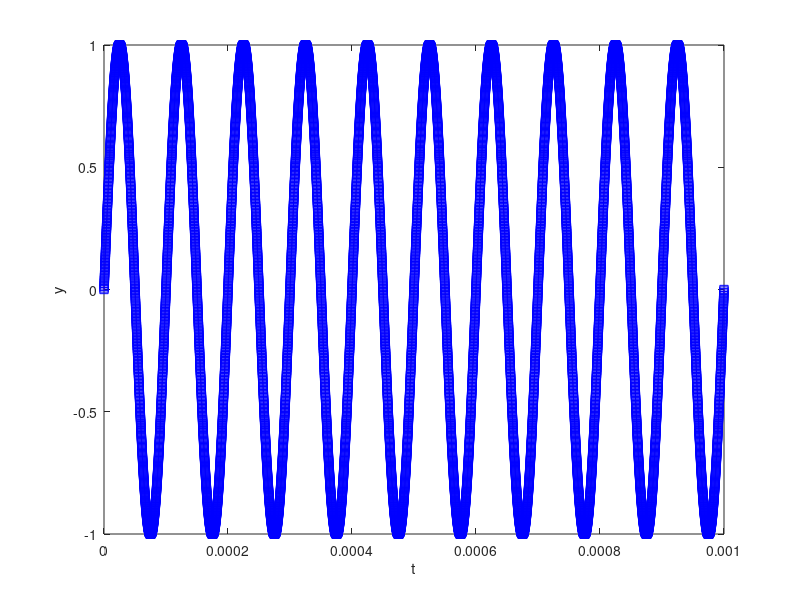

Here is the MATLAB script that generated this plot: (Note: this script raises an error after producing the figure.)


close all;
clear all;
clc;

t_res = 1e-7;
f_res = 1/t_res;

t= [0:t_res:.001];
base_sig = sin(2*pi*10000*t);
mod_sig = base_sig .* cos(2*pi*2450e6*t);

figure,plot(t,mod_sig,'r-'); hold on;
xlabel('t'); ylabel('y');
plot(t,base_sig,'b-s');

cut_off_freq_analog = 10e6;
cut_off_freq_digital = cut_off_freq_analog *2 / f_res;

filter_obj = fir1(200,cut_off_freq_digital,'low',kaiser(201,3));
fvtool(filter_obj,1,'Fs',f_res);

dem_sig = mod_sig .* cos(2*pi*2450e6*t);

filtered_sig = filter(filter_obj,1,dem_sig);

figure,plot(t,filtered_sig,'k-s'); hold on;
plot(t,base_sig,'r-o'); legend('filtered','base');

